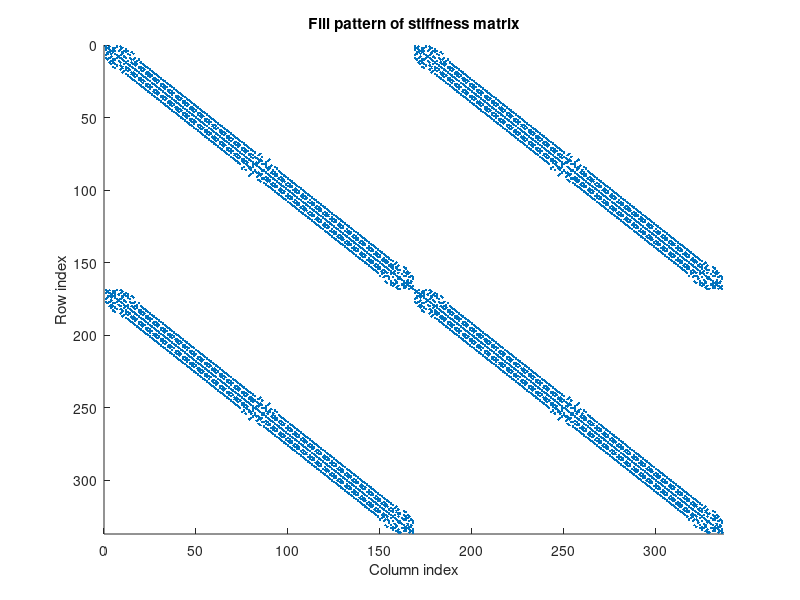
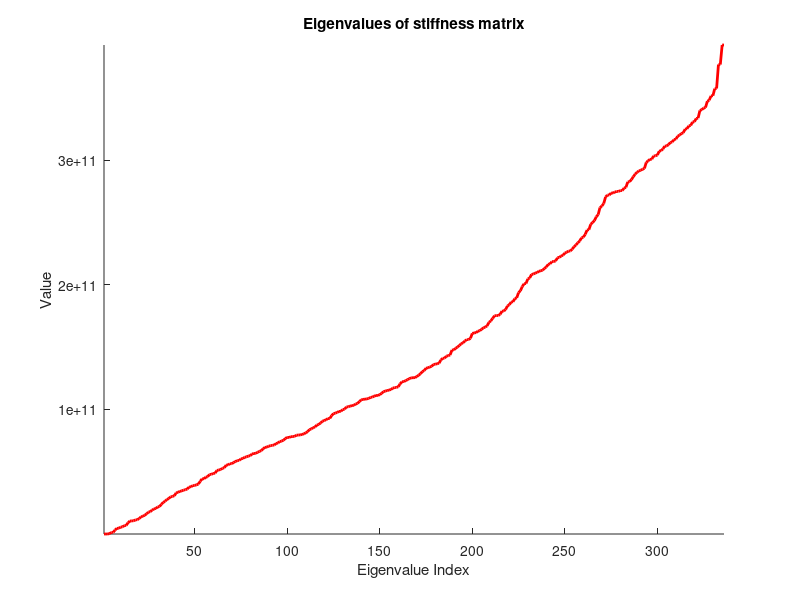
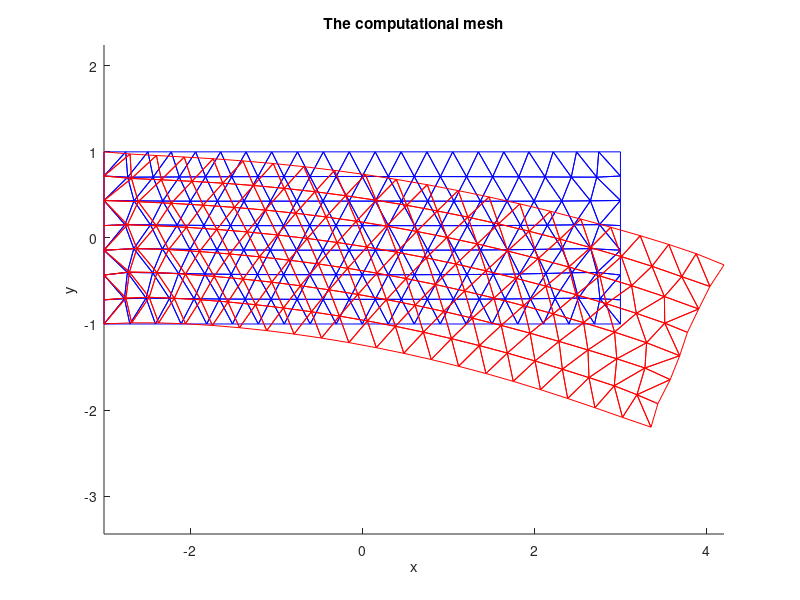

Recreate these plots in MATLAB, in order.
% --- Linear elasticity FEM Theory summary --------------------------------
%
% The continous displacement field is given by interpolation of the discrete
% nodal displacement field
%
%  u(x) = N * Ue;                         % This is a 2-by-1
%
% where 
%
%   N = [ w_1 *I, w_2 *I, w_3 *I ];      % This is 2-by-6
%
% and
%
%  Ue = [Ux(T(k,:));  Uy(T(k,:))];        % This is 6-by-one 
%
% and linear interpolation is used (bary-centric coordinates) 
%
%   w_1  =  area(x,2,3)  / A(k)
%   w_2  =  area(3,1,x)  / A(k)
%   w_3  =  area(x,1,2)  / A(k)
%
% The Cauchy strain tensor is given by
%
%  epsilon(x) = S * u(x) = S * N * Ue  = B * Ue; % This is 3-by-1  
%
% where 
%
%   B = S * N;                           % This is 3-by-6
%
% and the differential operator is defined as
%
%     [ dx  0;
% S =   0  dy; 
%       dy dx ];                         % This is 3-by-2
%
% The Cauchy Stress tensor can by found by the equation of state (EOS)
% which defines a relation between stress and strain. For a neo-hookean
% material model this yields the relation
%
%  sigma =  D epsilon;                             % This is 3-by-1
%
% where
%
%  D =  E/(1-nu^2) *[  1 nu 0;
%                     nu  1 0;
%                      0  0 (1-nu)/2];  % This is 3-by-3
%
% Now by using the virtual work one ends up with a linear system for the
% unknown nodal displacements
%
%  Ke Ue = Fe 
%
% where
%
%  Ke = B' * D * B * Ae;         % This is 6-by-6
%
% To assemble the element-wise equations into one large simultaneous system
% one applies Newton's third law at the nodes.
%
%--------------------------------------------------------------------------

clear all;
close all;

% --- Create the mesh geometry that we will use, a retangular bar --------- 
% --- If one has DistMesh installed then one can out-comment the code
% --- below in order to experiment with the mesh generation
%
% fd= @(p) drectangle(p,-3,3,-1,1)
% [p, T] = distmesh2d(fd,@huniform,0.5,[-3,-3;3,3],[-3,-1; -3,1; 3,-1; 3,1]);
%
% X      = p ( : , 1 ) ;
% Y      = p ( : , 2 ) ;
% cntV   = size(X,1);
% V      = (1:cntV)';
% cntT   = size(T,1);
%
% 
% dx1 = X( T(:,3) ) - X( T(:,2) );
% dy1 = Y( T(:,3) ) - Y( T(:,2) );
% dx2 = X( T(:,1) ) - X( T(:,2) );
% dy2 = Y( T(:,1) ) - Y( T(:,2) );
% A =  (dx1.*dy2 - dx2.*dy1 ) ./ 2; % Compute triangle areas
%
% clear p dx1 dx2 dy1 dy2 fd;
%
% save('dist.mat');
%
% --- If one does not have DistMesh then one can simply load a precomputed
% --- mesh that we have prepared  
load('dist.mat');

Ke = zeros(6,cntT*6);        % Allocate array of element stiffness matrices
K  = zeros(cntV*2,cntV*2);   % Allocate global stiffness matrix
B = zeros(3, 6);

% Now compute element stiffness matrices
for e=1:cntT
  
  % Get triangle indices
  i = T(e,1);  j = T(e,2); k = T(e,3);
  
  % Get triangle coordinates
  xi = X(i); xj = X(j); xk = X(k);
  yi = Y(i); yj = Y(j); yk = Y(k);
  
   
  % Compute the D (elasticity) matrix
  %
  % http://en.wikipedia.org/wiki/Young%27s_modulus
  % http://en.wikipedia.org/wiki/Poisson%27s_ratio
  %
  % This is steel like parameters
  %
  E  = 69e9;    % Young modulus
  nu = 0.3;    % Poisson ration
  D  = E/(1-nu.^2) *[  1 nu 0; nu  1 0; 0  0 (1-nu)/2];
 
  % Do cross product to get the area
  V1 = [xj - xi, yj - yi];
  V2 = [xk - xi, yk - yi];
  Ae = 0.5 * (V1(1) * V2(2) - V1(2) * V2(1));
  
  delNx = [-(yk - yj)/(2*Ae), -(yi - yk)/(2*Ae), -(yj - yi)/(2*Ae)];
  delNy = [(xk - xj)/(2*Ae), (xi - xk)/(2*Ae), (xj - xi)/(2*Ae)];
  
  B(1, [1, 3, 5]) = delNx;
  B(2, [2, 4, 6]) = delNy;
  B(3, [1, 3, 5]) = delNy;
  B(3, [2, 4, 6]) = delNx;
  
  Ke( 1:6, (6*(e-1)+1) :(6*e)) =  B' * D * B * Ae;
  
end

% Assembly of  element matrix fe
fy = 0;
fx = 10e9;
ff = [fx; fy];
indices = find(X > 2.9);
fe = zeros(4, length(indices) - 1);

sortedY=Y(indices);
sortedY=sort(sortedY);
for v = 1:(length(indices) - 1)
    xi = X(indices(v));
    xj = X(indices(v + 1));
    yi= sortedY(v,1); 
    yj = sortedY(v+1,1);
    I = [1 0 1 0; 0 1 0 1];
    Le = sqrt((xj - xi)^2 + (yj - yi)^2);
    fe(:, v) = 0.5 * Le * I' * ff;
end
   
% Now do assembly process of global stiffness matrix
for e=1:cntT
  
  % Get global triangle vertex indices
  i = T(e,1);  j = T(e,2); k = T(e,3);
  
  % Column offset of the local element stiffness matrix into the Ke array
  coffset = + 6*(e-1);  
  
  % Local order of vertex coordinates is i_x, i_y, j_x j_y, k_x, and  k_y. 
  % This is how local vertex indices (1,2,3,..,6) are mapped to global vertex
  % indices
  gidx = [ i, cntV + i, j,  cntV + j,  k, cntV + k];

  % Now we can add the element stiffness matrix to the global matrix using
  % our local-global vertex index mapping.
  K(gidx, gidx) = K(gidx, gidx) + Ke(1:6, coffset+(1:6)); 
  
end

figure(1);
clf;  
hold on;  
spy(K);
title('Fill pattern of stiffness matrix');
ylabel('Row index');
xlabel('Column index');
hold off;

figure(2);
clf;  
hold on;  
plot(sort( eig(K) ), 'r-', 'LineWidth', 2);
title('Eigenvalues of stiffness matrix');
xlabel('Eigenvalue Index')
ylabel('Value');
hold off;
axis tight;

% Create an  external nodal force vector with a prescribed load at the
% right hand side of the bar

load = -10e10;
f = zeros(2*cntV,1);
indices = find(X>2.9);
%f( indices + cntV ) =  load;
% Assembly process for f matrix
for a = 1:(length(fe) - 1)
    i = indices(a);
    j = indices(a + 1);
    f(i) = f(i) + fe(1, a);
    f(i + cntV) = f(i + cntV) + fe(2, a);
    f(j) = f(j) + fe(3, a);
    f(j + cntV) = f(j + cntV) + fe(4, a);
end

% Apply Direchlet boundary conditions to displacement field for the left
% vertices.
indices = find(X<-2.9);
indices = [indices; indices+cntV];
values  = zeros(size(indices));

F = setdiff( 1:cntV*2, indices); 

for i = 1: length(indices)
  index = indices(i);
  value = values(i);
  
  f(index) = value;
  for j = 1:cntV
      if ismember(j, indices)
          continue;
      end
      f(j) = f(j) - K(j, index) * value;
  end
  
  K(index, :) = 0;
  K(:, index) = 0;
  K(index, index) = 1;

end

% Compute displacement
u          = zeros(size(2*cntV,1));
u(indices) = values;
u(F)       = K(F,F) \ f(F);

% Compute deformed coordinates
x = X + u(1:cntV)';
y = Y + u(cntV+1:end)';
indices = find(X>2.9);
sortedY=y(indices);
sortedY=sort(sortedY);
corner_y = sortedY(1); %CORNER NODE

figure(3);
clf;
hold on;
triplot(T,X,Y,'b');
triplot(T,x,y,'r');
title('The computational mesh');
xlabel('x');
ylabel('y');
axis equal;
hold off;